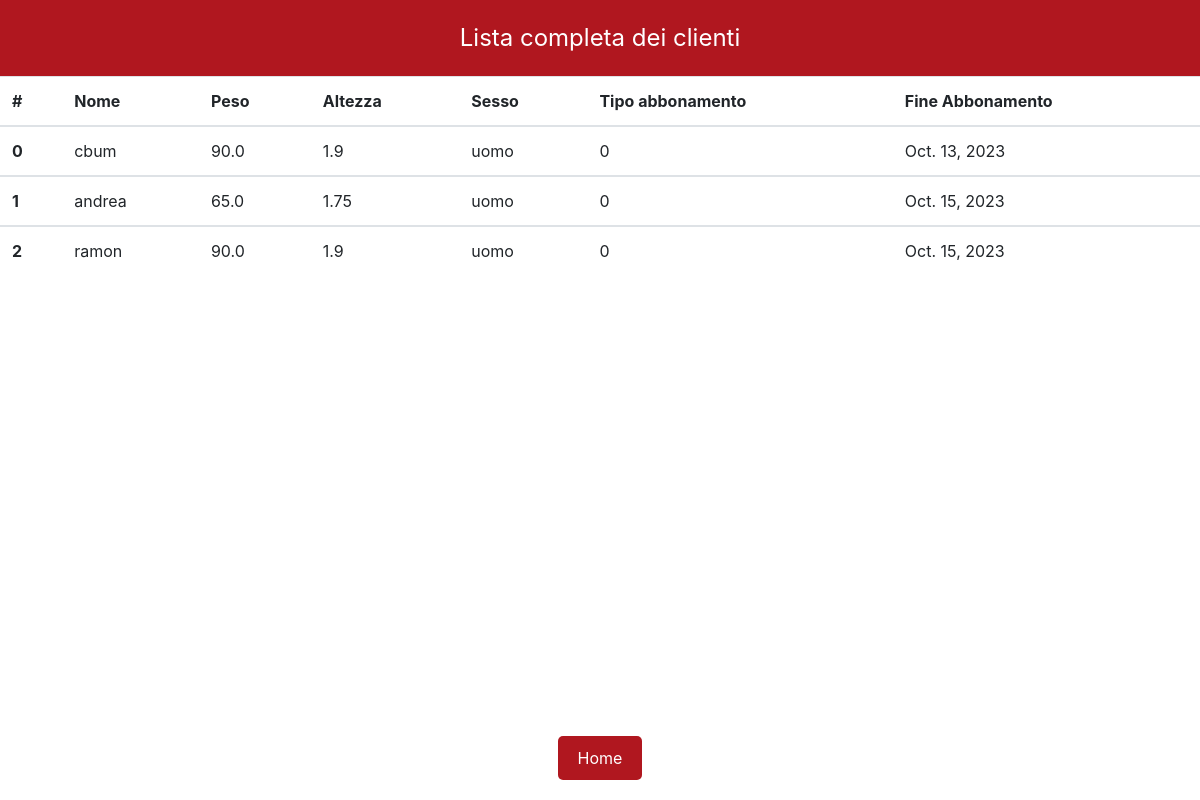
/user/listautenti/, run on an earlier commit of the app's database.
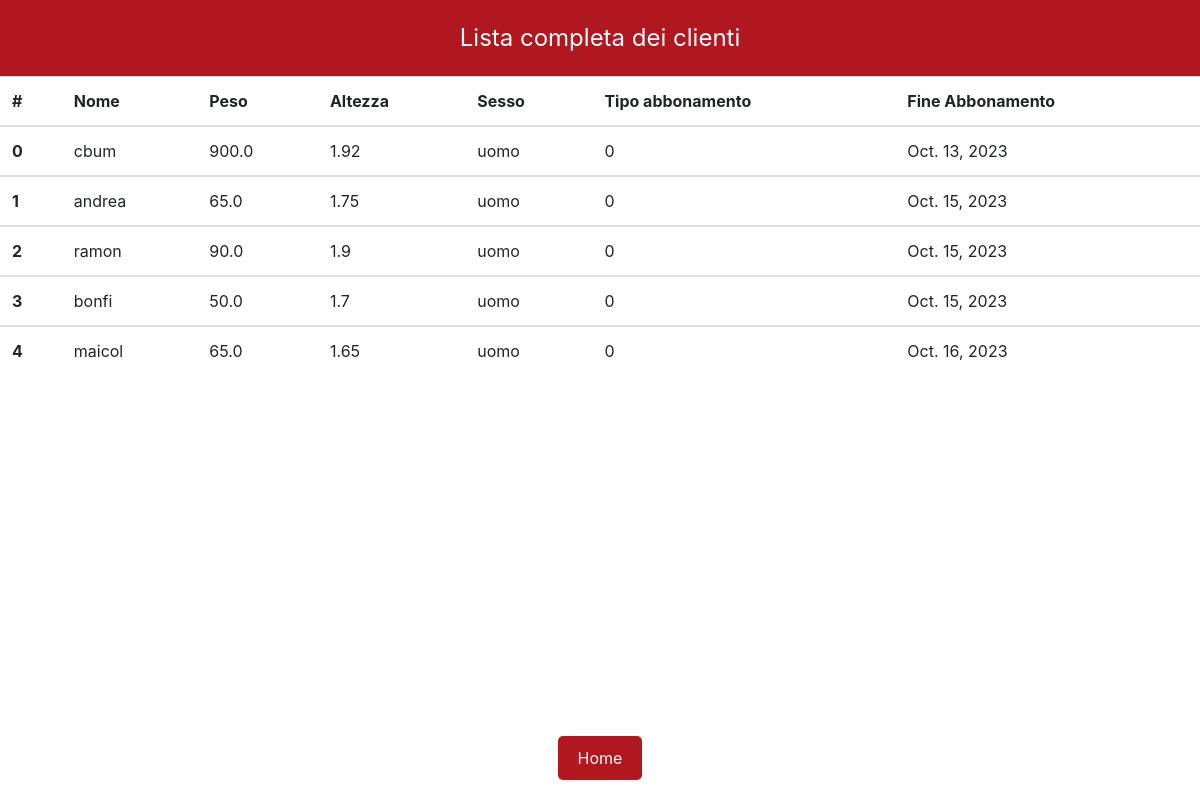
And on a later commit of the database.
### Users/models.py (models this page shows)
class MyUser(AbstractUser):
    sesso = models.CharField(max_length=10, choices=SESSO)
    peso = models.FloatField(blank=True, null=True)
    altezza = models.FloatField(blank=True, null=True)
    tipo_abbonamento = models.IntegerField(default=1)
    fine_abbonamento = models.DateField(blank=True, null=True)
    immagine_profilo = models.ImageField(upload_to="fotouser/", blank=True)
    obiettivo = models.CharField(max_length=400, blank=True, null=True)

### Users/views.py (the view)
# urls.py: path('listautenti/', UtentiListView.as_view(), name="listautenti"),
class UtentiListView(GroupRequiredMixin, ListView):
    group_required = ["nutrizionista", "pt"]
    model = MyUser
    template_name = "Users/lista_utenti.html"
    def get_queryset(self):
        gruppo_pt = Group.objects.get(name="pt")
        gruppo_nutrizionista = Group.objects.get(name="nutrizionista")
        queryset = MyUser.objects.exclude(groups=gruppo_pt).exclude(groups=gruppo_nutrizionista)
        queryset = queryset.exclude(is_superuser=True)
        return queryset

### Users/templates/Users/lista_utenti.html (shortened to what this page needs)
{% extends 'base.html' %}
{% block content %}
    <div class="text_red"> Lista completa dei clienti </div>
     <table class="table table-hover">
        <thead>
            <tr>
                <th scope="col">#</th>
                <th scope="col">Nome</th>
                <th scope="col">Peso</th>
                <th scope="col">Altezza</th>
                <th scope="col">Sesso</th>
                <th scope="col">Tipo abbonamento</th>
                <th scope="col">Fine Abbonamento</th>
            </tr>
        </thead>
        {% for cliente in object_list %}
            <tbody>
                <tr>
                    <th scope="row">{{ forloop.counter0 }} </th>
                    <td> {{ cliente.username}}</td>
                    <td> {{ cliente.peso}}</td>
                    <td> {{ cliente.altezza }}</td>
                    <td> {{ cliente.sesso }}</td>
                    <td> {{ cliente.tipo_abbonamento }}</td>
                    <td> {{ cliente.fine_abbonamento }}</td>
                </tr>
            </tbody>
        {% endfor %}
     </table>
    <div class="div-bassa-2">
        <a href="{% url 'home_login' %}" class="pulsante-rosso">Home </a>
    </div>
{% endblock %}

What changed in the data, as far as the page shows it:
changed MyUser "cbum": peso "90.0" → "900.0"; altezza "1.9" → "1.92"
added MyUser: username "bonfi", peso "50.0", altezza "1.7", sesso "uomo", tipo_abbonamento "0", fine_abbonamento "Oct. 15, 2023"
added MyUser: username "maicol", peso "65.0", altezza "1.65", sesso "uomo", tipo_abbonamento "0", fine_abbonamento "Oct. 16, 2023"
